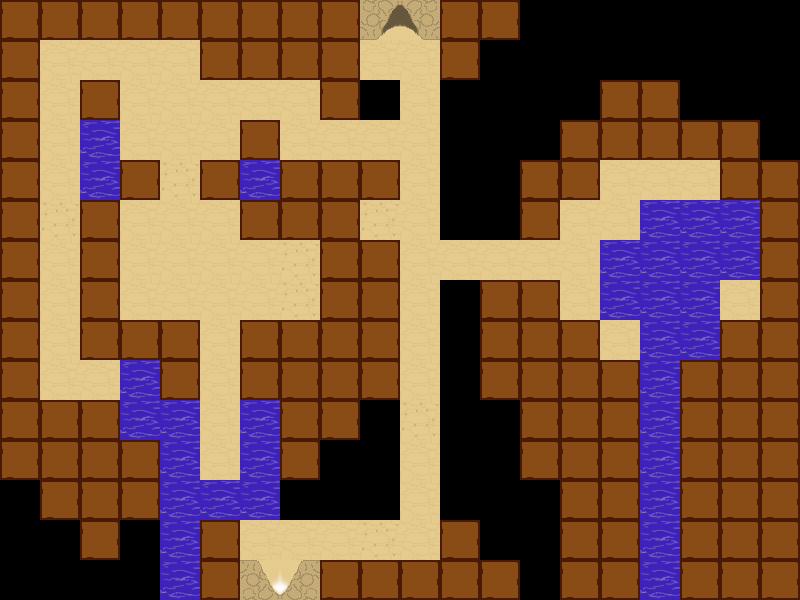

This game map was drawn from its Tiled (.tmx) file and the tilesets committed beside it. A one-line description and the full map source follow:
An orthogonal 20x15 tile map with 40x40 px tiles, 1 tile layer (Tile Layer 1) and 13 objects.

<map version="1.0" orientation="orthogonal" renderorder="left-down" width="20" height="15" tilewidth="40" tileheight="40" nextobjectid="21">
 <tileset firstgid="1" source="ancientTech.tsx" />
 <layer name="Tile Layer 1" width="20" height="15">
  <data encoding="csv">
3,3,3,3,3,3,3,3,3,8,9,3,3,15,15,15,15,15,15,15,
3,2,2,2,2,3,3,3,3,2,2,3,15,15,15,15,15,15,15,15,
3,2,3,2,2,2,2,2,3,15,2,15,15,15,15,3,3,15,15,15,
3,2,16,2,2,2,3,2,2,2,2,15,15,15,3,3,3,3,3,15,
3,2,16,3,11,3,16,3,3,3,2,15,15,3,3,2,2,2,3,3,
3,11,3,2,2,2,3,3,3,11,2,15,15,3,2,2,16,16,16,3,
3,2,3,2,2,2,2,11,3,3,2,2,2,2,2,16,16,16,16,3,
3,2,3,2,2,2,2,11,3,3,2,15,3,3,2,16,16,16,2,3,
3,2,3,3,3,2,3,3,3,3,2,15,3,3,3,2,16,16,3,3,
3,2,2,16,3,2,3,3,3,3,2,15,3,3,3,3,16,3,3,3,
3,3,3,16,16,2,16,3,3,15,11,15,15,3,3,3,16,3,3,3,
3,3,3,3,16,2,16,3,15,15,2,15,15,3,3,3,16,3,3,3,
15,3,3,3,16,16,16,15,15,15,2,15,15,15,3,3,16,3,3,3,
15,15,3,15,16,3,2,2,2,11,2,3,15,15,3,3,16,3,3,3,
15,15,15,15,16,3,5,6,3,3,3,3,3,15,3,3,16,3,3,3
</data>
 </layer>
 <objectgroup name="Object Layer 1">
  <object id="1" gid="14" x="400.152" y="359.667" width="40" height="40">
   <properties>
    <property name="trigger" value="boulder_final" />
   </properties>
  </object>
  <object id="2" gid="19" x="400.091" y="120" width="40" height="40">
   <properties>
    <property name="boulder" value="boulder_final" />
    <property name="direction" type="int" value="1" />
    <property name="max_move_length" type="int" value="480" />
    <property name="move_rate" type="int" value="3" />
   </properties>
  </object>
  <object id="3" gid="4" x="258.667" y="559.333" width="40" height="40">
   <properties>
    <property name="spawn" value="prev_room" />
   </properties>
  </object>
  <object id="4" gid="4" x="380.5" y="80.3333" width="40" height="40">
   <properties>
    <property name="spawn" value="next_room" />
   </properties>
  </object>
  <object id="5" gid="10" x="380.833" y="40.0833" width="40" height="40">
   <properties>
    <property name="exit" value="next_room" />
   </properties>
  </object>
  <object id="6" gid="10" x="258.667" y="600" width="40" height="40">
   <properties>
    <property name="exit" value="prev_room" />
   </properties>
  </object>
  <object id="8" gid="26" x="160.083" y="280" width="40" height="40">
   <properties>
    <property name="artifact" value="pot" />
    <property name="worth" type="int" value="1200" />
   </properties>
  </object>
  <object id="12" gid="21" x="200" y="479.875" width="40" height="40">
   <properties>
    <property name="artifact" value="boomerang" />
    <property name="worth" type="int" value="800" />
   </properties>
  </object>
  <object id="15" gid="14" x="80.0455" y="400.136" width="40" height="40">
   <properties>
    <property name="timer" type="int" value="400" />
    <property name="trigger" value="itemgate" />
   </properties>
  </object>
  <object id="17" gid="19" x="720" y="319.5" width="40" height="40">
   <properties>
    <property name="boulder" value="stationary" />
    <property name="direction" type="int" value="1" />
    <property name="max_move_length" type="int" value="0" />
    <property name="move_rate" type="int" value="0" />
   </properties>
  </object>
  <object id="18" gid="17" x="199.917" y="400.333" width="40" height="40">
   <properties>
    <property name="direction" type="int" value="-1" />
    <property name="gate" value="itemgate" />
    <property name="max_move_length" type="int" value="40" />
    <property name="move_rate" type="int" value="1" />
   </properties>
  </object>
  <object id="19" gid="14" x="40.3333" y="159.333" width="40" height="40">
   <properties>
    <property name="trigger" value="bld1" />
   </properties>
  </object>
  <object id="20" gid="19" x="39.5" y="440" width="40" height="40">
   <properties>
    <property name="boulder" value="bld1" />
    <property name="direction" type="int" value="-1" />
    <property name="max_move_length" type="int" value="400" />
    <property name="move_rate" type="int" value="4" />
   </properties>
  </object>
 </objectgroup>
</map>